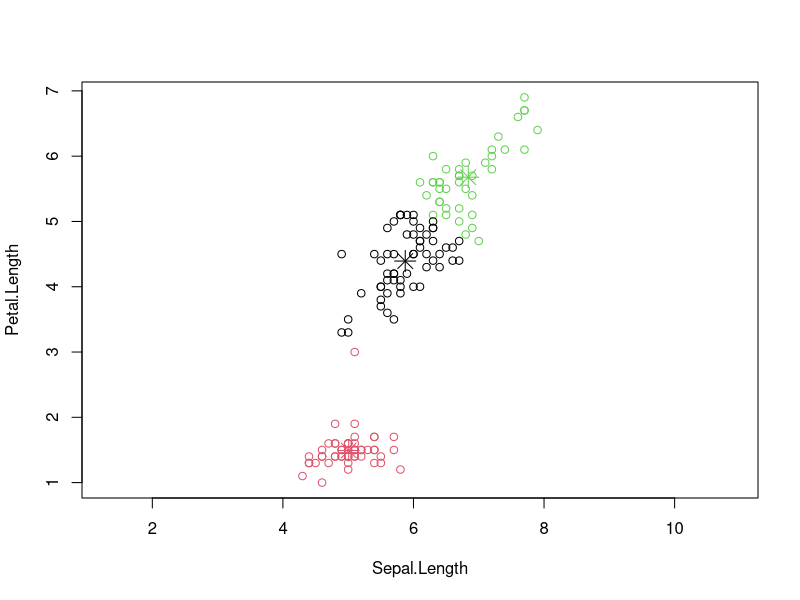

The R source for this figure:
## ---- chunk 1
    data(iris)
    irisClustering<-kmeans(iris[,c(1,3)],centers=3,iter.max=5)
    plot(iris[,c(1,3)],col=irisClustering$cluster, asp=1)
    points(irisClustering$centers,col=1:3,pch=8,cex=2)  
